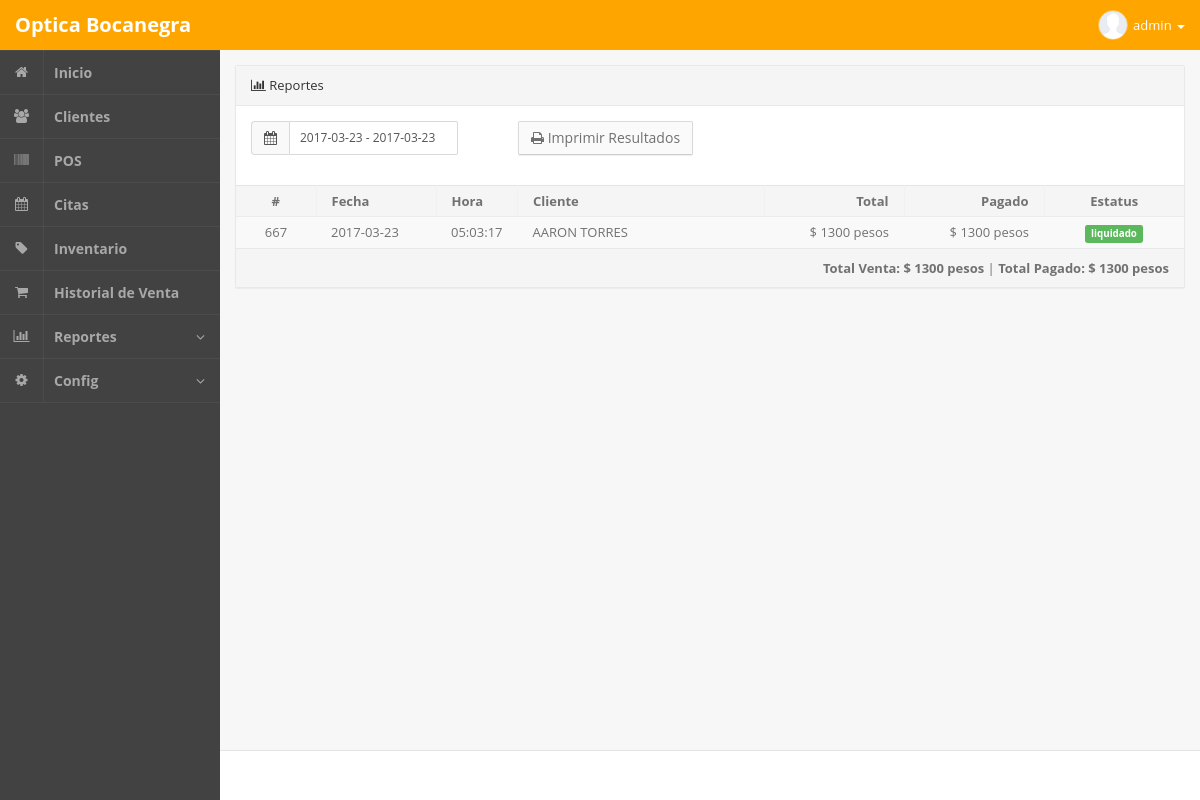
The app's page /admin.php?m=reportes&estado=1 (signed in) with its own data.
### tables this page shows
CREATE TABLE `ventas` (
  `idventas` int(255) NOT NULL,
  `venta` varchar(100) NOT NULL,
  `fecha` date NOT NULL,
  `hora` varchar(100) NOT NULL,
  `idcliente` int(255) NOT NULL,
  `idusuario` int(255) NOT NULL,
  `vendedor` varchar(30) NOT NULL,
  `descuento` varchar(100) NOT NULL
);

CREATE TABLE `clientes` (
  `idclientes` int(255) NOT NULL,
  `fecharegistro` date NOT NULL,
  `nombre` varchar(200) NOT NULL,
  `fechanacimiento` date NOT NULL,
  `correo` varchar(100) NOT NULL,
  `sexo` varchar(20) NOT NULL,
  `edad` varchar(20) NOT NULL,
  `domicilio` text NOT NULL,
  `colonia` varchar(50) NOT NULL,
  `codigopostal` varchar(20) NOT NULL,
  `telefono` varchar(20) NOT NULL,
  `celular` varchar(500) NOT NULL,
  `ocupacion` varchar(100) NOT NULL,
  `usalentes` varchar(100) NOT NULL,
  `ultimoexamen` varchar(100) NOT NULL,
  `eninterior` varchar(100) NOT NULL,
  `campo1` varchar(100) NOT NULL,
  `campo2` varchar(100) NOT NULL,
  `campo3` varchar(100) NOT NULL,
  `campo4` varchar(100) NOT NULL,
  `campo5` varchar(100) NOT NULL,
  `campo6` varchar(100) NOT NULL,
  `campo7` varchar(100) NOT NULL,
  `campo8` varchar(100) NOT NULL,
  `campo9` varchar(100) NOT NULL,
  `campo10` varchar(100) NOT NULL,
  `campo11` varchar(100) NOT NULL,
  `campo12` varchar(100) NOT NULL,
  `diabetes` varchar(100) NOT NULL,
  `controlada1` varchar(100) NOT NULL,
  `hipertension` varchar(100) NOT NULL,
  `controlada2` varchar(100) NOT NULL,
  `airelibre` varchar(100) NOT NULL,
  `campo13` varchar(100) NOT NULL,
  `campo14` varchar(100) NOT NULL,
  `campo15` varchar(100) NOT NULL,
  `campo16` varchar(100) NOT NULL,
  `campo17` varchar(100) NOT NULL,
  `campo18` varchar(100) NOT NULL,
  `campo19` varchar(100) NOT NULL,
  `campo20` varchar(100) NOT NULL,
  `campo21` varchar(100) NOT NULL,
  `campo22` varchar(100) NOT NULL,
  `campo23` varchar(100) NOT NULL
);

### php/reportes.php (the view, shortened to what this page needs)
<?php
if ( isset($_GET['daterange']) ){
	$buscar = mysql_real_escape_string($_GET['daterange']);
	$date = explode(" - ", $buscar);
} else {
	$buscar = date("Y-m-d")." - ".date("Y-m-d");
}
$e = mysql_real_escape_string($_GET['estado']);
$imprimir = "imprimir/liquidados.php?f=".$buscar."&estado=".$e;
?>
<section class="panel panel-default pos-rlt clearfix">
	<header class="panel-heading"> <i class="fa fa-bar-chart-o"></i> Reportes</header>
	<div class="row wrapper">
		<div class="col-md-3">
			<form id="reportesForm" action="" method="get">
				<div class="input-group m-b">
					<span class="input-group-addon"><i class="fa fa-calendar"></i></span>
					<input type="text" id="daterange" class="form-control btn-sm" name="daterange" value="<?php echo $buscar; ?>" />
				</div>
			</form>
		</div>
		<div class="col-md-8"><div class="col-md-8"><a href="<?php echo $imprimir; ?>" target="_blank" class="m-l btn btn-md btn-default"><i class="fa fa-print"></i> Imprimir Resultados </a></div></div>
	</div>
	<div class="table-responsive">
		<table class="table table-striped b-t b-light">
			<thead>
				<tr>
					<th width="80" class="text-center"> # </th>
					<th width="120"> Fecha </th>
					<th width="80"> Hora </th>
					<th>Cliente</th>
					<th width="140" class="text-right">Total</th>
					<th width="140" class="text-right">Pagado</th>
					<th width="140" class="text-center">Estatus</th>
				</tr>
			<tbody>
<?php
			if ( isset($_GET['daterange']) ){
				$buscar = mysql_real_escape_string($_GET['daterange']);
				$date = explode(" - ", $buscar);
				$query = mysql_query("SELECT
					ventas.idventas,
					ventas.fecha,
					ventas.hora,
					clientes.nombre
					FROM ventas
					LEFT JOIN clientes ON clientes.idclientes=ventas.idcliente
					WHERE ventas.fecha BETWEEN '".$date[0]."' AND '".$date[1]."'
					GROUP BY ventas.idventas
					ORDER BY ventas.idventas DESC");
			} else {
				$query = mysql_query("SELECT
					ventas.idventas,
					ventas.fecha,
					ventas.hora,
					clientes.nombre
					FROM ventas
					LEFT JOIN clientes ON clientes.idclientes=ventas.idcliente
					WHERE ventas.fecha=CURDATE()
					GROUP BY ventas.idventas
					ORDER BY ventas.idventas DESC");
			}
			$suma = 0;
			$total = 0;
			while($q = mysql_fetch_object($query)){
				$asd = mysql_fetch_object(mysql_query("SELECT SUM(total) total FROM ventas_articulos WHERE idventa='".$q->idventas."'"));
				$asd2 = mysql_fetch_object(mysql_query("SELECT SUM(cantidad) cantidad FROM ventas_pagos WHERE idventa='".$q->idventas."'"));
				if ( @$_GET['estado'] == 1){
					if ($asd2->cantidad >= $asd->total){
						$suma += $asd2->cantidad;
						$total += $asd->total;
						echo '<tr>
							<td class="text-center">'.$q->idventas.'</td>
							<td>'.$q->fecha.'</td>
							<td>'.$q->hora.'</td>
							<td>'.$q->nombre.'</td>
							<td class="text-right">$ '.$asd->total.' pesos </td>
							<td class="text-right">$ '.$asd2->cantidad.' pesos</td>
							<td class="text-center"><label class="label label-success"> liquidado</label></td>
						</tr>';
					}
				}
			}
?>
		    </tbody>
			</thead>
		</table>
	</div>
	<footer class="panel-footer">
		<div class="row">
			<div class="col-sm-12 text-right text-center-xs">
				<strong>Total Venta: $ <?php echo $total; ?> pesos</strong> | <strong>Total Pagado: $ <?php echo $suma; ?> pesos</strong>
			</div>
		</div>
	</footer>
</section>

### records on screen
ventas: idventas "667", fecha "2017-03-23", hora "05:03:17", idcliente.nombre "AARON TORRES", total "1300", cantidad "1300"

### other values on screen
$total "1300"
$suma "1300"
